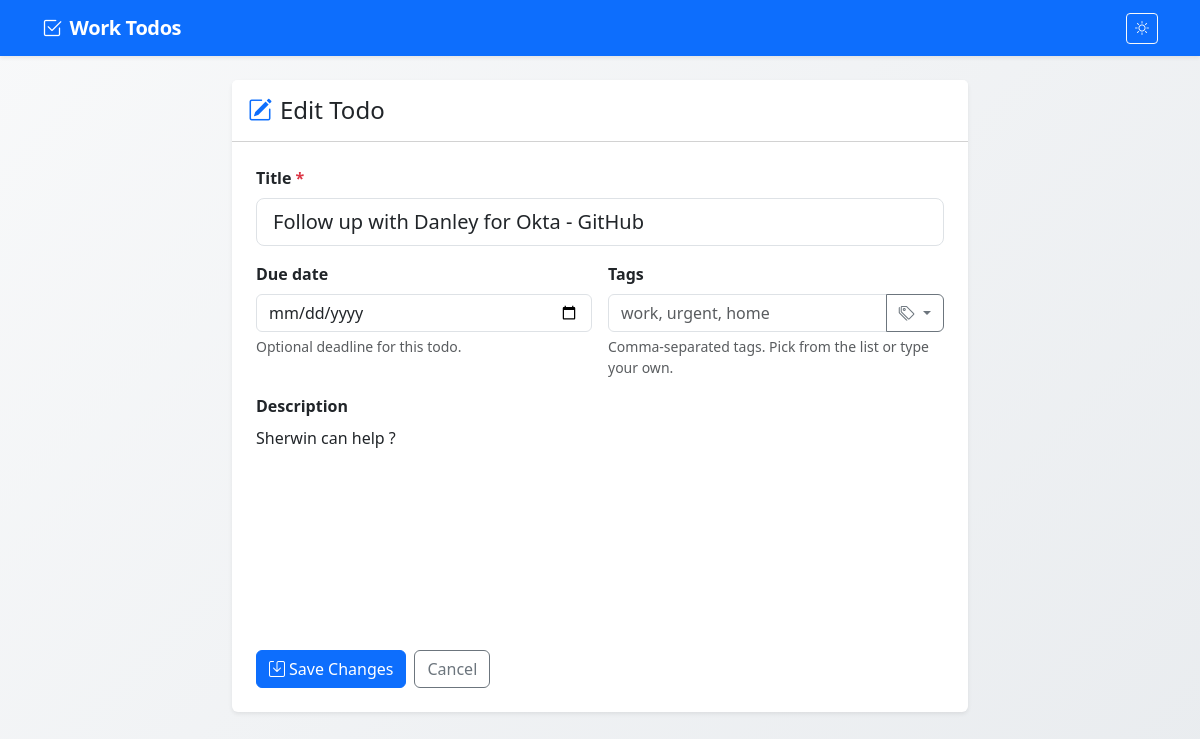
The page /todos/1/edit on the database as committed earlier.
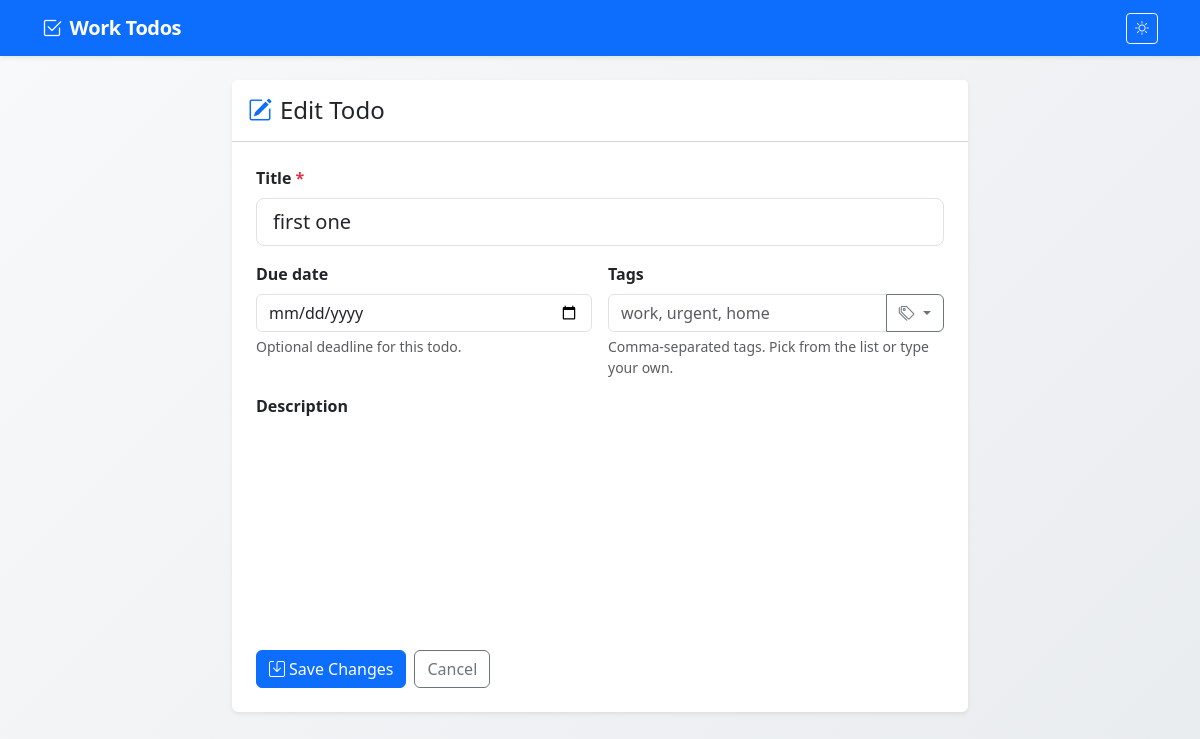
The same page on the database as committed later.
### app.py (models this page shows, shortened)
class Todo(db.Model):
    id = db.Column(db.Integer, primary_key=True)
    title = db.Column(db.String(200), nullable=False)
    description = db.Column(db.Text, default="")
    created_at = db.Column(db.DateTime, default=lambda: datetime.now(timezone.utc), nullable=False)
    due_date = db.Column(db.Date, nullable=True)
    completed = db.Column(db.Boolean, default=False, nullable=False)
    sort_order = db.Column(db.Integer, default=0, nullable=False, index=True)
    categories = db.relationship("Category", secondary=todo_categories, back_populates="todos")

### app.py (the view, shortened to what this page needs)
@app.route("/todos/<int:todo_id>/edit", methods=["GET", "POST"])
def edit_todo(todo_id):
    todo = db.get_or_404(Todo, todo_id)
    tags = ", ".join(category.display_name for category in sorted(todo.categories, key=lambda c: c.name))
    due_date = todo.due_date.isoformat() if todo.due_date else ""
    return render_template(
        "form.html",
        **form_context(todo=todo, title=todo.title, description=todo.description, due_date=due_date, tags=tags),
    )

### app.py (called while the page is built)
def get_available_categories(filter_status="all", include_ids=None):
    return CategoryRepository(db, Category, Todo).get_available(filter_status, include_ids)

def form_context(todo=None, title="", description="", due_date="", tags=""):
    return {
        "todo": todo,
        "title": title,
        "description": description,
        "due_date": due_date,
        "tags": tags,
        "available_categories": get_available_categories(),
    }

### templates/form.html (shortened to what this page needs)
{% extends "base.html" %}
{% block content %}
<div class="row justify-content-center">
    <div class="col-lg-8">
        <div class="card shadow-sm border-0">
            <div class="card-header bg-body py-3">
                <h1 class="h4 mb-0">
                    {% if todo %}
                        <i class="bi bi-pencil-square me-2 text-primary"></i>Edit Todo
                    {% else %}
                        <i class="bi bi-plus-circle me-2 text-primary"></i>New Todo
                    {% endif %}
                </h1>
            </div>
            <div class="card-body p-4">
                <form method="post" id="todo-form">
                    <div class="mb-3">
                        <label for="title" class="form-label fw-semibold">Title <span class="text-danger">*</span></label>
                        <input type="text" class="form-control form-control-lg" id="title" name="title"
                               value="{{ title }}" placeholder="What needs to be done?" required maxlength="200">
                    </div>
                    <div class="row g-3 mb-3">
                        <div class="col-md-6">
                            <label for="due_date" class="form-label fw-semibold">Due date</label>
                            <input type="date" class="form-control" id="due_date" name="due_date" value="{{ due_date }}">
                            <div class="form-text">Optional deadline for this todo.</div>
                        </div>
                        <div class="col-md-6">
                            <label for="tags" class="form-label fw-semibold">Tags</label>
                            <div class="tag-combobox position-relative">
                                <div class="input-group">
                                    <input type="text" class="form-control" id="tags" name="tags" value="{{ tags }}"
                                           placeholder="work, urgent, home" autocomplete="off"
                                           aria-expanded="false" aria-controls="tag-suggestions-panel"
                                           aria-autocomplete="list" role="combobox">
                                    <button type="button" class="btn btn-outline-secondary dropdown-toggle"
                                            id="tags-dropdown-toggle" data-bs-toggle="dropdown"
                                            aria-expanded="false" title="Browse all tags">
                                        <i class="bi bi-tags"></i>
                                    </button>
                                </div>
                            </div>
                            <div class="form-text">Comma-separated tags. Pick from the list or type your own.</div>
                        </div>
                    </div>
                    <div class="mb-4">
                        <label class="form-label fw-semibold">Description</label>
                        <div id="editor">{{ description | safe }}</div>
                    </div>
                    <div class="d-flex gap-2">
                        <button type="submit" class="btn btn-primary">
                            <i class="bi bi-save me-1"></i>{% if todo %}Save Changes{% else %}Create Todo{% endif %}
                        </button>
                        <a href="{{ url_for('index') }}" class="btn btn-outline-secondary">Cancel</a>
                    </div>
                </form>
            </div>
        </div>
    </div>
</div>
{% endblock %}

Rows that differ between the two databases and show on the page:
changed Todo: title "Follow up with Danley for Okta - GitHub" → "first one"; description "Sherwin can help ?" → (not shown)
